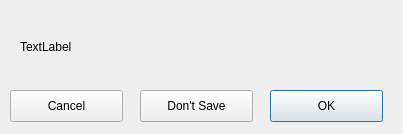
<?xml version="1.0" encoding="UTF-8"?>
<ui version="4.0">
 <class>IfSave</class>
 <widget class="QDialog" name="IfSave">
  <property name="geometry">
   <rect>
    <x>0</x>
    <y>0</y>
    <width>403</width>
    <height>134</height>
   </rect>
  </property>
  <property name="windowTitle">
   <string>Dialog</string>
  </property>
  <widget class="QLabel" name="label_2">
   <property name="geometry">
    <rect>
     <x>20</x>
     <y>40</y>
     <width>361</width>
     <height>31</height>
    </rect>
   </property>
   <property name="text">
    <string>TextLabel</string>
   </property>
   <property name="alignment">
    <set>Qt::AlignLeading|Qt::AlignLeft|Qt::AlignTop</set>
   </property>
  </widget>
  <widget class="QPushButton" name="pushButton">
   <property name="geometry">
    <rect>
     <x>270</x>
     <y>90</y>
     <width>113</width>
     <height>32</height>
    </rect>
   </property>
   <property name="text">
    <string>OK</string>
   </property>
   <property name="default">
    <bool>true</bool>
   </property>
  </widget>
  <widget class="QPushButton" name="pushButton_2">
   <property name="geometry">
    <rect>
     <x>140</x>
     <y>90</y>
     <width>113</width>
     <height>32</height>
    </rect>
   </property>
   <property name="text">
    <string>Don't Save</string>
   </property>
  </widget>
  <widget class="QPushButton" name="pushButton_3">
   <property name="geometry">
    <rect>
     <x>10</x>
     <y>90</y>
     <width>113</width>
     <height>32</height>
    </rect>
   </property>
   <property name="text">
    <string>Cancel</string>
   </property>
  </widget>
 </widget>
 <resources/>
 <connections/>
</ui>
